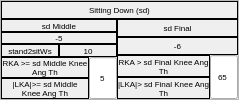
           <widget class="QFrame" name="SittingDown_or_Squat_Frame">
            <property name="frameShape">
             <enum>QFrame::Shape::StyledPanel</enum>
            </property>
            <property name="frameShadow">
             <enum>QFrame::Shadow::Raised</enum>
            </property>
            <layout class="QVBoxLayout" name="verticalLayout_13">
             <property name="spacing">
              <number>0</number>
             </property>
             <property name="leftMargin">
              <number>0</number>
             </property>
             <property name="topMargin">
              <number>0</number>
             </property>
             <property name="rightMargin">
              <number>0</number>
             </property>
             <property name="bottomMargin">
              <number>0</number>
             </property>
             <item>
              <widget class="QLabel" name="SittingDown_or_Squat_Label">
               <property name="maximumSize">
                <size>
                 <width>16777215</width>
                 <height>18</height>
                </size>
               </property>
               <property name="font">
                <font>
                 <pointsize>6</pointsize>
                </font>
               </property>
               <property name="frameShape">
                <enum>QFrame::Shape::Box</enum>
               </property>
               <property name="text">
                <string>Sitting Down (sd)</string>
               </property>
               <property name="alignment">
                <set>Qt::AlignmentFlag::AlignCenter</set>
               </property>
              </widget>
             </item>
             <item>
              <layout class="QHBoxLayout" name="SittingDown_or_Squat_horizontalLayout">
               <property name="spacing">
                <number>0</number>
               </property>
               <item>
                <layout class="QVBoxLayout" name="sdMiddle_or_sqMiddle_verticalLayout">
                 <property name="spacing">
                  <number>0</number>
                 </property>
                 <item>
                  <widget class="QLabel" name="flag121_label">
                   <property name="maximumSize">
                    <size>
                     <width>16777215</width>
                     <height>18</height>
                    </size>
                   </property>
                   <property name="font">
                    <font>
                     <pointsize>6</pointsize>
                    </font>
                   </property>
                   <property name="frameShape">
                    <enum>QFrame::Shape::Box</enum>
                   </property>
                   <property name="text">
                    <string>sd Middle</string>
                   </property>
                   <property name="alignment">
                    <set>Qt::AlignmentFlag::AlignCenter</set>
                   </property>
                   <property name="wordWrap">
                    <bool>true</bool>
                   </property>
                  </widget>
                 </item>
                 <item>
                  <widget class="QLabel" name="stateNumber_minus5_or_minus11_Label">
                   <property name="maximumSize">
                    <size>
                     <width>16777215</width>
                     <height>18</height>
                    </size>
                   </property>
                   <property name="font">
                    <font>
                     <pointsize>6</pointsize>
                    </font>
                   </property>
                   <property name="frameShape">
                    <enum>QFrame::Shape::Box</enum>
                   </property>
                   <property name="text">
                    <string>-5</string>
                   </property>
                   <property name="alignment">
                    <set>Qt::AlignmentFlag::AlignCenter</set>
                   </property>
                   <property name="wordWrap">
                    <bool>true</bool>
                   </property>
                  </widget>
                 </item>
                 <item>
                  <layout class="QHBoxLayout" name="sdMiddle_or_sqMiddle_Flag11_horizontalLayout">
                   <property name="spacing">
                    <number>0</number>
                   </property>
                   <item>
                    <widget class="QLabel" name="flag85_label">
                     <property name="font">
                      <font>
                       <pointsize>6</pointsize>
                      </font>
                     </property>
                     <property name="frameShape">
                      <enum>QFrame::Shape::Box</enum>
                     </property>
                     <property name="text">
                      <string>stand2sitWs</string>
                     </property>
                     <property name="alignment">
                      <set>Qt::AlignmentFlag::AlignCenter</set>
                     </property>
                     <property name="wordWrap">
                      <bool>true</bool>
                     </property>
                    </widget>
                   </item>
                   <item>
                    <widget class="QLabel" name="label_14">
                     <property name="font">
                      <font>
                       <pointsize>6</pointsize>
                      </font>
                     </property>
                     <property name="layoutDirection">
                      <enum>Qt::LayoutDirection::RightToLeft</enum>
                     </property>
                     <property name="frameShape">
                      <enum>QFrame::Shape::Box</enum>
                     </property>
                     <property name="text">
                      <string>10</string>
                     </property>
                     <property name="alignment">
                      <set>Qt::AlignmentFlag::AlignCenter</set>
                     </property>
                    </widget>
                   </item>
                  </layout>
                 </item>
                 <item>
                  <layout class="QHBoxLayout" name="sdMiddle_or_sqMiddle_Flag12and13_horizontalLayout">
                   <property name="spacing">
                    <number>0</number>
                   </property>
                   <item>
                    <layout class="QVBoxLayout" name="sdMiddle_or_sqMiddle_Flag12and13_verticalLayout">
                     <property name="spacing">
                      <number>0</number>
                     </property>
                     <item>
                      <widget class="QLabel" name="flag86_label">
                       <property name="font">
                        <font>
                         <pointsize>6</pointsize>
                        </font>
                       </property>
                       <property name="frameShape">
                        <enum>QFrame::Shape::Box</enum>
                       </property>
                       <property name="text">
                        <string>RKA &gt;= sd Middle Knee Ang Th</string>
                       </property>
                       <property name="alignment">
                        <set>Qt::AlignmentFlag::AlignCenter</set>
                       </property>
                       <property name="wordWrap">
                        <bool>true</bool>
                       </property>
                      </widget>
                     </item>
                     <item>
                      <widget class="QLabel" name="flag87_label">
                       <property name="font">
                        <font>
                         <pointsize>6</pointsize>
                        </font>
                       </property>
                       <property name="frameShape">
                        <enum>QFrame::Shape::Box</enum>
                       </property>
                       <property name="text">
                        <string>|LKA|&gt;= sd Middle Knee Ang Th</string>
                       </property>
                       <property name="alignment">
                        <set>Qt::AlignmentFlag::AlignCenter</set>
                       </property>
                       <property name="wordWrap">
                        <bool>true</bool>
                       </property>
                      </widget>
                     </item>
                    </layout>
                   </item>
                   <item>
                    <widget class="QLineEdit" name="flag86_and_flag87_lineEdit">
                     <property name="minimumSize">
                      <size>
                       <width>28</width>
                       <height>20</height>
                      </size>
                     </property>
                     <property name="maximumSize">
                      <size>
                       <width>28</width>
                       <height>5000</height>
                      </size>
                     </property>
                     <property name="font">
                      <font>
                       <pointsize>6</pointsize>
                      </font>
                     </property>
                     <property name="text">
                      <string>5</string>
                     </property>
                     <property name="frame">
                      <bool>true</bool>
                     </property>
                     <property name="alignment">
                      <set>Qt::AlignmentFlag::AlignCenter</set>
                     </property>
                     <property name="placeholderText">
                      <string>5</string>
                     </property>
                    </widget>
                   </item>
                  </layout>
                 </item>
                </layout>
               </item>
               <item>
                <layout class="QVBoxLayout" name="sdFinal_or_sqDeep_verticalLayout">
                 <property name="spacing">
                  <number>0</number>
                 </property>
                 <item>
                  <widget class="QLabel" name="flag120_label">
                   <property name="maximumSize">
                    <size>
                     <width>16777215</width>
                     <height>18</height>
                    </size>
                   </property>
                   <property name="font">
                    <font>
                     <pointsize>6</pointsize>
                    </font>
                   </property>
                   <property name="frameShape">
                    <enum>QFrame::Shape::Box</enum>
                   </property>
                   <property name="text">
                    <string>sd Final</string>
                   </property>
                   <property name="alignment">
                    <set>Qt::AlignmentFlag::AlignCenter</set>
                   </property>
                   <property name="wordWrap">
                    <bool>true</bool>
                   </property>
                  </widget>
                 </item>
                 <item>
                  <widget class="QLabel" name="stateNumber_minus6_or_minus12_Label">
                   <property name="maximumSize">
                    <size>
                     <width>16777215</width>
                     <height>18</height>
                    </size>
                   </property>
                   <property name="font">
                    <font>
                     <pointsize>6</pointsize>
                    </font>
                   </property>
                   <property name="frameShape">
                    <enum>QFrame::Shape::Box</enum>
                   </property>
                   <property name="text">
                    <string>-6</string>
                   </property>
                   <property name="alignment">
                    <set>Qt::AlignmentFlag::AlignCenter</set>
                   </property>
                   <property name="wordWrap">
                    <bool>true</bool>
                   </property>
                  </widget>
                 </item>
                 <item>
                  <layout class="QHBoxLayout" name="sdFinal_or_sqDeep_Flag1and2_horizontalLayout">
                   <property name="spacing">
                    <number>0</number>
                   </property>
                   <item>
                    <layout class="QVBoxLayout" name="sdFinal_or_sqDeep_Flag1and2_verticalLayout">
                     <property name="spacing">
                      <number>0</number>
                     </property>
                     <item>
                      <widget class="QLabel" name="flag88_label">
                       <property name="font">
                        <font>
                         <pointsize>6</pointsize>
                        </font>
                       </property>
                       <property name="frameShape">
                        <enum>QFrame::Shape::Box</enum>
                       </property>
                       <property name="text">
                        <string>RKA &gt; sd Final Knee Ang Th</string>
                       </property>
                       <property name="alignment">
                        <set>Qt::AlignmentFlag::AlignCenter</set>
                       </property>
                       <property name="wordWrap">
                        <bool>true</bool>
                       </property>
                      </widget>
                     </item>
                     <item>
                      <widget class="QLabel" name="flag89_label">
                       <property name="font">
                        <font>
                         <pointsize>6</pointsize>
                        </font>
                       </property>
                       <property name="frameShape">
                        <enum>QFrame::Shape::Box</enum>
                       </property>
                       <property name="text">
                        <string>|LKA|&gt; sd Final Knee Ang Th</string>
                       </property>
                       <property name="alignment">
                        <set>Qt::AlignmentFlag::AlignCenter</set>
                       </property>
                       <property name="wordWrap">
                        <bool>true</bool>
                       </property>
                      </widget>
                     </item>
                    </layout>
                   </item>
                   <item>
                    <widget class="QLineEdit" name="flag88_and_flag89_lineEdit">
                     <property name="minimumSize">
                      <size>
                       <width>28</width>
                       <height>20</height>
                      </size>
                     </property>
                     <property name="maximumSize">
                      <size>
                       <width>28</width>
                       <height>5000</height>
                      </size>
                     </property>
                     <property name="font">
                      <font>
                       <pointsize>6</pointsize>
                      </font>
                     </property>
                     <property name="text">
                      <string>65</string>
                     </property>
                     <property name="frame">
                      <bool>true</bool>
                     </property>
                     <property name="alignment">
                      <set>Qt::AlignmentFlag::AlignCenter</set>
                     </property>
                     <property name="placeholderText">
                      <string>65</string>
                     </property>
                    </widget>
                   </item>
                  </layout>
                 </item>
                </layout>
               </item>
              </layout>
             </item>
            </layout>
           </widget>
